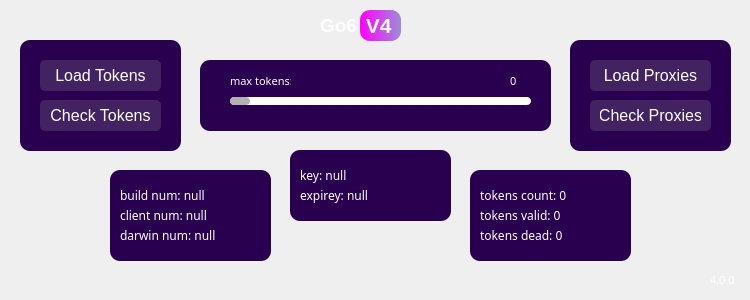
    <widget class="QWidget" name="pageHome">
     <widget class="QFrame" name="frameH_2">
      <property name="geometry">
       <rect>
        <x>200</x>
        <y>60</y>
        <width>351</width>
        <height>71</height>
       </rect>
      </property>
      <property name="styleSheet">
       <string notr="true">QFrame {
    background-color: #28004F; /* Use an even darker shade of purple */
    border-radius: 10px;
}</string>
      </property>
      <property name="frameShape">
       <enum>QFrame::StyledPanel</enum>
      </property>
      <property name="frameShadow">
       <enum>QFrame::Raised</enum>
      </property>
      <widget class="QSlider" name="horizontalSliderH_MaxTokens">
       <property name="geometry">
        <rect>
         <x>30</x>
         <y>30</y>
         <width>301</width>
         <height>22</height>
        </rect>
       </property>
       <property name="styleSheet">
        <string notr="true">QSlider::groove:horizontal {
    background: #FFFFFF; /* White line */
    border: none; /* No border */
    height: 8px; /* Adjust the height as needed */
    border-radius: 4px; /* Rounded corners with a 4px radius */
}

QSlider::handle:horizontal {
    background: rgba(169, 169, 169, 0.9); /* Slider marker color #8677C3 */
    width: 20px; /* Adjust the width as needed */
    border: none; /* No border */
    border-radius: 4px; /* Rounded corners with a 4px radius */
}</string>
       </property>
       <property name="orientation">
        <enum>Qt::Horizontal</enum>
       </property>
      </widget>
      <widget class="QLabel" name="labelH_MaxTokensCount">
       <property name="geometry">
        <rect>
         <x>310</x>
         <y>10</y>
         <width>31</width>
         <height>21</height>
        </rect>
       </property>
       <property name="font">
        <font>
         <family>Leelawadee UI Semilight</family>
         <pointsize>8</pointsize>
         <weight>50</weight>
         <bold>false</bold>
        </font>
       </property>
       <property name="styleSheet">
        <string notr="true">QLabel {
    background: none;
    color: #FFF; /* Transparent font color */
}</string>
       </property>
       <property name="text">
        <string>0</string>
       </property>
      </widget>
      <widget class="QLabel" name="labelH_MaxTokens">
       <property name="geometry">
        <rect>
         <x>30</x>
         <y>10</y>
         <width>61</width>
         <height>21</height>
        </rect>
       </property>
       <property name="font">
        <font>
         <family>Leelawadee UI Semilight</family>
         <pointsize>8</pointsize>
         <weight>50</weight>
         <bold>false</bold>
        </font>
       </property>
       <property name="styleSheet">
        <string notr="true">QLabel {
    background: none;
    color: #FFF; /* Transparent font color */
}</string>
       </property>
       <property name="text">
        <string>max tokens:</string>
       </property>
      </widget>
     </widget>
     <widget class="QFrame" name="frameH_4">
      <property name="geometry">
       <rect>
        <x>20</x>
        <y>40</y>
        <width>161</width>
        <height>111</height>
       </rect>
      </property>
      <property name="styleSheet">
       <string notr="true">QFrame {
    background-color: #28004F; /* Use an even darker shade of purple */
    border-radius: 10px;
}</string>
      </property>
      <property name="frameShape">
       <enum>QFrame::StyledPanel</enum>
      </property>
      <property name="frameShadow">
       <enum>QFrame::Raised</enum>
      </property>
      <widget class="QPushButton" name="pushButtonH_StartLoadTokens">
       <property name="geometry">
        <rect>
         <x>20</x>
         <y>20</y>
         <width>121</width>
         <height>31</height>
        </rect>
       </property>
       <property name="font">
        <font>
         <pointsize>12</pointsize>
        </font>
       </property>
       <property name="styleSheet">
        <string notr="true">QPushButton {
    border: none; /* No border */
    border-radius: 5px; /* Rounded corners */
    background: rgba(169, 169, 169, 0.2); /* Slightly transparent background */
    padding: 5px 10px;
    color: #FFFFFF; /* White text color */
    font-size: 12pt; /* Font size */
}

QPushButton:hover {
    background: rgba(169, 169, 169, 0.3); /* Light purple background on hover */
    color: #FFFFFF; /* White text color on hover */
}
</string>
       </property>
       <property name="text">
        <string>Load Tokens</string>
       </property>
      </widget>
      <widget class="QPushButton" name="pushButtonH_StartCheckTokens">
       <property name="geometry">
        <rect>
         <x>20</x>
         <y>60</y>
         <width>121</width>
         <height>31</height>
        </rect>
       </property>
       <property name="font">
        <font>
         <pointsize>12</pointsize>
        </font>
       </property>
       <property name="styleSheet">
        <string notr="true">QPushButton {
    border: none; /* No border */
    border-radius: 5px; /* Rounded corners */
    background: rgba(169, 169, 169, 0.2); /* Slightly transparent background */
    padding: 5px 10px;
    color: #FFFFFF; /* White text color */
    font-size: 12pt; /* Font size */
}

QPushButton:hover {
    background: rgba(169, 169, 169, 0.3); /* Light purple background on hover */
    color: #FFFFFF; /* White text color on hover */
}
</string>
       </property>
       <property name="text">
        <string>Check Tokens</string>
       </property>
      </widget>
     </widget>
     <widget class="QFrame" name="frameH_3">
      <property name="geometry">
       <rect>
        <x>570</x>
        <y>40</y>
        <width>161</width>
        <height>111</height>
       </rect>
      </property>
      <property name="styleSheet">
       <string notr="true">QFrame {
    background-color: #28004F; /* Use an even darker shade of purple */
    border-radius: 10px;
}</string>
      </property>
      <property name="frameShape">
       <enum>QFrame::StyledPanel</enum>
      </property>
      <property name="frameShadow">
       <enum>QFrame::Raised</enum>
      </property>
      <widget class="QPushButton" name="pushButtonH_StartLoadProxies">
       <property name="geometry">
        <rect>
         <x>20</x>
         <y>20</y>
         <width>121</width>
         <height>31</height>
        </rect>
       </property>
       <property name="font">
        <font>
         <pointsize>12</pointsize>
        </font>
       </property>
       <property name="styleSheet">
        <string notr="true">QPushButton {
    border: none; /* No border */
    border-radius: 5px; /* Rounded corners */
    background: rgba(169, 169, 169, 0.2); /* Slightly transparent background */
    padding: 5px 10px;
    color: #FFFFFF; /* White text color */
    font-size: 12pt; /* Font size */
}

QPushButton:hover {
    background: rgba(169, 169, 169, 0.3); /* Light purple background on hover */
    color: #FFFFFF; /* White text color on hover */
}
</string>
       </property>
       <property name="text">
        <string>Load Proxies</string>
       </property>
      </widget>
      <widget class="QPushButton" name="pushButtonH_StartCheckProxies">
       <property name="geometry">
        <rect>
         <x>20</x>
         <y>60</y>
         <width>121</width>
         <height>31</height>
        </rect>
       </property>
       <property name="font">
        <font>
         <pointsize>12</pointsize>
        </font>
       </property>
       <property name="styleSheet">
        <string notr="true">QPushButton {
    border: none; /* No border */
    border-radius: 5px; /* Rounded corners */
    background: rgba(169, 169, 169, 0.2); /* Slightly transparent background */
    padding: 5px 10px;
    color: #FFFFFF; /* White text color */
    font-size: 12pt; /* Font size */
}

QPushButton:hover {
    background: rgba(169, 169, 169, 0.3); /* Light purple background on hover */
    color: #FFFFFF; /* White text color on hover */
}
</string>
       </property>
       <property name="text">
        <string>Check Proxies</string>
       </property>
      </widget>
     </widget>
     <widget class="QLabel" name="labelH_Version">
      <property name="geometry">
       <rect>
        <x>710</x>
        <y>270</y>
        <width>31</width>
        <height>21</height>
       </rect>
      </property>
      <property name="font">
       <font>
        <family>Segoe UI Historic</family>
        <pointsize>8</pointsize>
        <weight>50</weight>
        <bold>false</bold>
       </font>
      </property>
      <property name="styleSheet">
       <string notr="true">QLabel {
    background: none;
    color: #FFF; /* Transparent font color */
}</string>
      </property>
      <property name="text">
       <string>4.0.0</string>
      </property>
     </widget>
     <widget class="QLabel" name="labelH_ToolName_2">
      <property name="geometry">
       <rect>
        <x>320</x>
        <y>10</y>
        <width>41</width>
        <height>31</height>
       </rect>
      </property>
      <property name="font">
       <font>
        <pointsize>14</pointsize>
        <weight>75</weight>
        <bold>true</bold>
       </font>
      </property>
      <property name="styleSheet">
       <string notr="true">QLabel {
    background: none;
    color: #FFF; /* Transparent font color */
    border-radius: 10px; /* Adjust the radius as needed */
}</string>
      </property>
      <property name="text">
       <string>Go6</string>
      </property>
     </widget>
     <widget class="QLabel" name="labelH_V4">
      <property name="geometry">
       <rect>
        <x>360</x>
        <y>10</y>
        <width>41</width>
        <height>31</height>
       </rect>
      </property>
      <property name="font">
       <font>
        <pointsize>16</pointsize>
        <weight>75</weight>
        <bold>true</bold>
       </font>
      </property>
      <property name="styleSheet">
       <string notr="true">QLabel {
    background: qlineargradient(x1:0, y1:0, x2:1, y2:0, stop:0 #FF00FF, stop:1 #9f8bd7);
    color: #FFF; /* Transparent font color */
    border-radius: 10px; /* Adjust the radius as needed */
}</string>
      </property>
      <property name="text">
       <string> V4</string>
      </property>
     </widget>
     <widget class="QFrame" name="frameH">
      <property name="geometry">
       <rect>
        <x>290</x>
        <y>150</y>
        <width>161</width>
        <height>71</height>
       </rect>
      </property>
      <property name="styleSheet">
       <string notr="true">QFrame {
    background-color: #28004F; /* Use an even darker shade of purple */
    border-radius: 10px;
}</string>
      </property>
      <property name="frameShape">
       <enum>QFrame::StyledPanel</enum>
      </property>
      <property name="frameShadow">
       <enum>QFrame::Raised</enum>
      </property>
      <widget class="QLabel" name="labelH_Key">
       <property name="geometry">
        <rect>
         <x>10</x>
         <y>10</y>
         <width>131</width>
         <height>31</height>
        </rect>
       </property>
       <property name="font">
        <font>
         <family>Leelawadee UI Semilight</family>
         <pointsize>9</pointsize>
         <weight>50</weight>
         <bold>false</bold>
        </font>
       </property>
       <property name="styleSheet">
        <string notr="true">QLabel {
    background: none;
    color: #FFF; /* Transparent font color */
    border-radius: 10px; /* Adjust the radius as needed */
}</string>
       </property>
       <property name="text">
        <string>key: null</string>
       </property>
      </widget>
      <widget class="QLabel" name="labelH_Expirey">
       <property name="geometry">
        <rect>
         <x>10</x>
         <y>30</y>
         <width>131</width>
         <height>31</height>
        </rect>
       </property>
       <property name="font">
        <font>
         <family>Leelawadee UI Semilight</family>
         <pointsize>9</pointsize>
         <weight>50</weight>
         <bold>false</bold>
        </font>
       </property>
       <property name="styleSheet">
        <string notr="true">QLabel {
    background: none;
    color: #FFF; /* Transparent font color */
    border-radius: 10px; /* Adjust the radius as needed */
}</string>
       </property>
       <property name="text">
        <string>expirey: null</string>
       </property>
      </widget>
     </widget>
     <widget class="QFrame" name="frameH_5">
      <property name="geometry">
       <rect>
        <x>110</x>
        <y>170</y>
        <width>161</width>
        <height>91</height>
       </rect>
      </property>
      <property name="styleSheet">
       <string notr="true">QFrame {
    background-color: #28004F; /* Use an even darker shade of purple */
    border-radius: 10px;
}</string>
      </property>
      <property name="frameShape">
       <enum>QFrame::StyledPanel</enum>
      </property>
      <property name="frameShadow">
       <enum>QFrame::Raised</enum>
      </property>
      <widget class="QLabel" name="labelH_BuildNumber">
       <property name="geometry">
        <rect>
         <x>10</x>
         <y>10</y>
         <width>131</width>
         <height>31</height>
        </rect>
       </property>
       <property name="font">
        <font>
         <family>Leelawadee UI Semilight</family>
         <pointsize>9</pointsize>
         <weight>50</weight>
         <bold>false</bold>
        </font>
       </property>
       <property name="styleSheet">
        <string notr="true">QLabel {
    background: none;
    color: #FFF; /* Transparent font color */
    border-radius: 10px; /* Adjust the radius as needed */
}</string>
       </property>
       <property name="text">
        <string>build num: null</string>
       </property>
      </widget>
      <widget class="QLabel" name="labelH_ClientVersion">
       <property name="geometry">
        <rect>
         <x>10</x>
         <y>30</y>
         <width>131</width>
         <height>31</height>
        </rect>
       </property>
       <property name="font">
        <font>
         <family>Leelawadee UI Semilight</family>
         <pointsize>9</pointsize>
         <weight>50</weight>
         <bold>false</bold>
        </font>
       </property>
       <property name="styleSheet">
        <string notr="true">QLabel {
    background: none;
    color: #FFF; /* Transparent font color */
    border-radius: 10px; /* Adjust the radius as needed */
}</string>
       </property>
       <property name="text">
        <string>client num: null</string>
       </property>
      </widget>
      <widget class="QLabel" name="labelH_DarwinVersion">
       <property name="geometry">
        <rect>
         <x>10</x>
         <y>50</y>
         <width>131</width>
         <height>31</height>
        </rect>
       </property>
       <property name="font">
        <font>
         <family>Leelawadee UI Semilight</family>
         <pointsize>9</pointsize>
         <weight>50</weight>
         <bold>false</bold>
        </font>
       </property>
       <property name="styleSheet">
        <string notr="true">QLabel {
    background: none;
    color: #FFF; /* Transparent font color */
    border-radius: 10px; /* Adjust the radius as needed */
}</string>
       </property>
       <property name="text">
        <string>darwin num: null</string>
       </property>
      </widget>
     </widget>
     <widget class="QFrame" name="frameH_6">
      <property name="geometry">
       <rect>
        <x>470</x>
        <y>170</y>
        <width>161</width>
        <height>91</height>
       </rect>
      </property>
      <property name="styleSheet">
       <string notr="true">QFrame {
    background-color: #28004F; /* Use an even darker shade of purple */
    border-radius: 10px;
}</string>
      </property>
      <property name="frameShape">
       <enum>QFrame::StyledPanel</enum>
      </property>
      <property name="frameShadow">
       <enum>QFrame::Raised</enum>
      </property>
      <widget class="QLabel" name="labelH_TokensCount">
       <property name="geometry">
        <rect>
         <x>10</x>
         <y>10</y>
         <width>131</width>
         <height>31</height>
        </rect>
       </property>
       <property name="font">
        <font>
         <family>Leelawadee UI Semilight</family>
         <pointsize>9</pointsize>
         <weight>50</weight>
         <bold>false</bold>
        </font>
       </property>
       <property name="styleSheet">
        <string notr="true">QLabel {
    background: none;
    color: #FFF; /* Transparent font color */
    border-radius: 10px; /* Adjust the radius as needed */
}</string>
       </property>
       <property name="text">
        <string>tokens count: 0</string>
       </property>
      </widget>
      <widget class="QLabel" name="labelH_TokensValidCount">
       <property name="geometry">
        <rect>
         <x>10</x>
         <y>30</y>
         <width>131</width>
         <height>31</height>
        </rect>
       </property>
       <property name="font">
        <font>
         <family>Leelawadee UI Semilight</family>
         <pointsize>9</pointsize>
         <weight>50</weight>
         <bold>false</bold>
        </font>
       </property>
       <property name="styleSheet">
        <string notr="true">QLabel {
    background: none;
    color: #FFF; /* Transparent font color */
    border-radius: 10px; /* Adjust the radius as needed */
}</string>
       </property>
       <property name="text">
        <string>tokens valid: 0</string>
       </property>
      </widget>
      <widget class="QLabel" name="labelH_TokensInValidCount">
       <property name="geometry">
        <rect>
         <x>10</x>
         <y>50</y>
         <width>131</width>
         <height>31</height>
        </rect>
       </property>
       <property name="font">
        <font>
         <family>Leelawadee UI Semilight</family>
         <pointsize>9</pointsize>
         <weight>50</weight>
         <bold>false</bold>
        </font>
       </property>
       <property name="styleSheet">
        <string notr="true">QLabel {
    background: none;
    color: #FFF; /* Transparent font color */
    border-radius: 10px; /* Adjust the radius as needed */
}</string>
       </property>
       <property name="text">
        <string>tokens dead: 0</string>
       </property>
      </widget>
     </widget>
    </widget>
